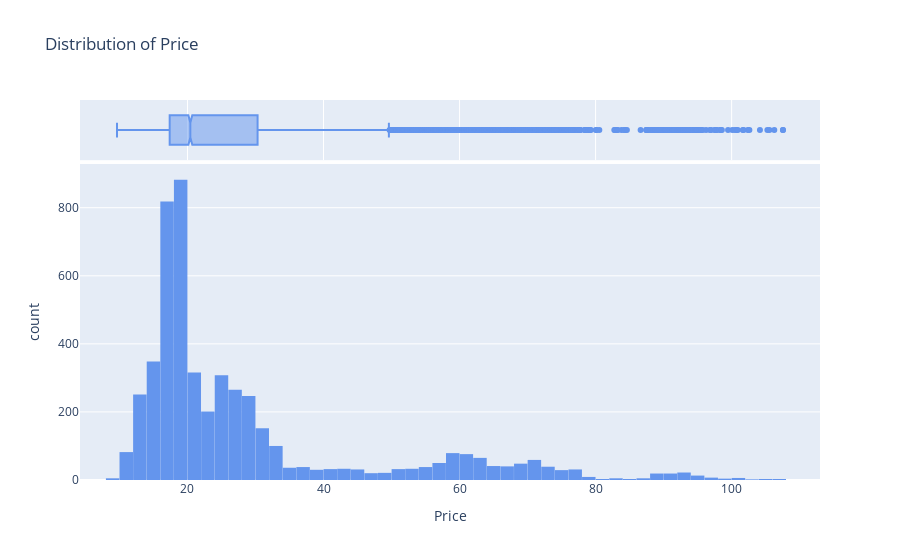

Here is the notebook cell this chart was saved with:
### Markdown cell above
# Ubivariate Analysis

### Code cell
plotly_plot_hist(df, 'Price')

### Figure 1 — Plotly figure (JSON) as saved in the notebook; plotly's stock layout.template omitted (floating-point values rounded to 4 significant figures; data arrays with more than 128 entries replaced by an {"elided": "..."} marker saying what was removed)
{"data": [{"alignmentgroup": "True", "bingroup": "x", "hovertemplate": "Price=%{x}<br>count=%{y}<extra></extra>", "legendgroup": "", "marker": {"color": "cornflowerblue", "pattern": {"shape": ""}}, "name": "", "offsetgroup": "", "orientation": "v", "showlegend": false, "type": "histogram", "x": {"elided": "4999 float values"}, "xaxis": "x", "yaxis": "y"}, {"alignmentgroup": "True", "hovertemplate": "Price=%{x}<extra></extra>", "legendgroup": "", "marker": {"color": "cornflowerblue"}, "name": "", "notched": true, "offsetgroup": "", "showlegend": false, "type": "box", "x": {"elided": "4999 float values"}, "xaxis": "x2", "yaxis": "y2"}], "layout": {"bargap": 0.01, "barmode": "relative", "legend": {"tracegroupgap": 0}, "title": {"text": "Distribution of Price"}, "xaxis": {"anchor": "y", "domain": [0, 1], "title": {"text": "Price"}}, "xaxis2": {"anchor": "y2", "domain": [0, 1], "matches": "x", "showgrid": true, "showticklabels": false}, "yaxis": {"anchor": "x", "domain": [0, 0.8316], "title": {"text": "count"}}, "yaxis2": {"anchor": "x2", "domain": [0.8416, 1], "matches": "y2", "showgrid": false, "showline": false, "showticklabels": false, "ticks": ""}}}
